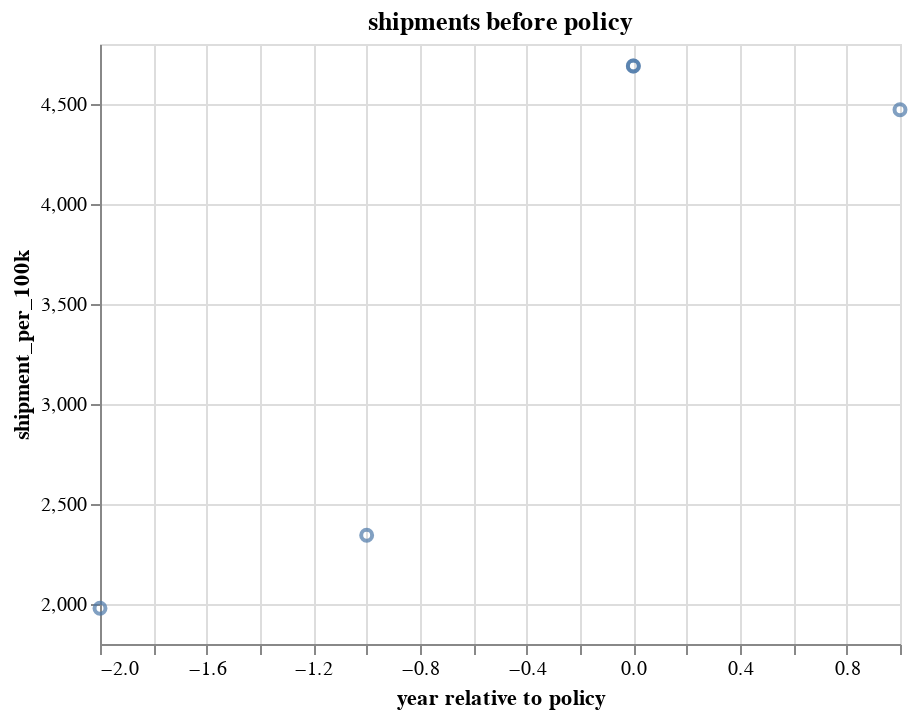

The code cell stored with this chart in its notebook:
### Code cell
# test the function
# may remove title parameters later - not really necessary as we aren't plotting this part in our final analysis
# however, if we can't add a title to our fit/regression line charts, we may need to add them here
base_before, base_after = get_charts(b4 = wa_b4, after = wa_after, title_b4 = "shipments before policy", title_after="shipments after policy")
base_before + base_after

### Figure 1 — Vega-Lite specification as saved in the notebook (floating-point values rounded to 4 significant figures)
{"config": {"view": {"continuousWidth": 400, "continuousHeight": 300}}, "layer": [{"data": {"name": "data-1e2540aa1a26c47cc3a8ebc35388e479"}, "mark": "point", "encoding": {"x": {"field": "year relative to policy", "scale": {"zero": false}, "type": "quantitative"}, "y": {"field": "shipment_per_100k", "scale": {"zero": false}, "type": "quantitative"}}, "title": "shipments before policy"}, {"data": {"name": "data-3c2612d652beff7dbcdafdd341d1355a"}, "mark": "point", "encoding": {"x": {"field": "year relative to policy", "scale": {"zero": false}, "type": "quantitative"}, "y": {"field": "shipment_per_100k", "scale": {"zero": false}, "type": "quantitative"}}, "title": "shipments after policy"}], "$schema": "https://vega.github.io/schema/vega-lite/v4.17.0.json", "datasets": {"data-1e2540aa1a26c47cc3a8ebc35388e479": [{"Year": 2009, "shipment_per_100k": 1979.0, "year relative to policy": -2}, {"Year": 2010, "shipment_per_100k": 2344.0, "year relative to policy": -1}, {"Year": 2011, "shipment_per_100k": 4690.0, "year relative to policy": 0}], "data-3c2612d652beff7dbcdafdd341d1355a": [{"Year": 2011, "shipment_per_100k": 4690.0, "year relative to policy": 0}, {"Year": 2012, "shipment_per_100k": 4472.0, "year relative to policy": 1}]}}
